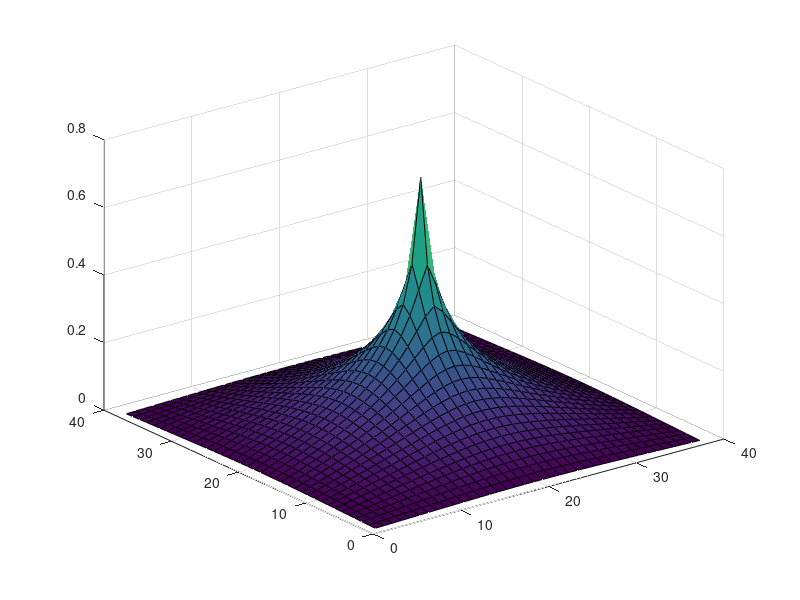

Source code (MATLAB):
clear all
close all
clc
%% Specify File Names
f = importdata('u.txt');
[X,Y] = meshgrid(1:1:38,1:1:38);
k=1;
for j=1:38
    for i=1:38
        Z(i,j)=f(k,3);
        k=k+1;
    end
end
surf(X,Y,Z);